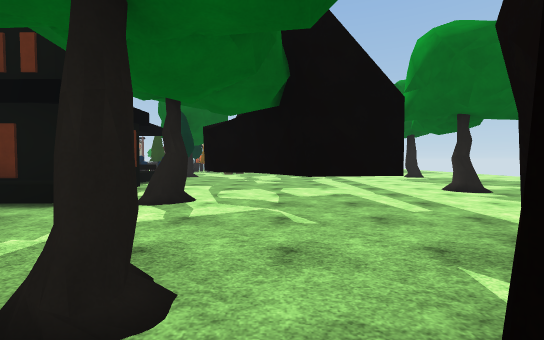
View 1 (above)

22 first-person views from a walk through a scene from a Unity 3-D project. The camera is 1.5 m above the floor, tilts 2° down and sees 90° across. The floor is counted in squares, 2 m on a side. Each view is taken from the middle of a square. On the plan, view 1 faces up. The plan holds only what a view shows up to about 10 squares ahead; the rest is blank. The place goes on beyond the plan. The player character is not drawn. Surface patterns are stand-ins for the level's own textures.

View 2
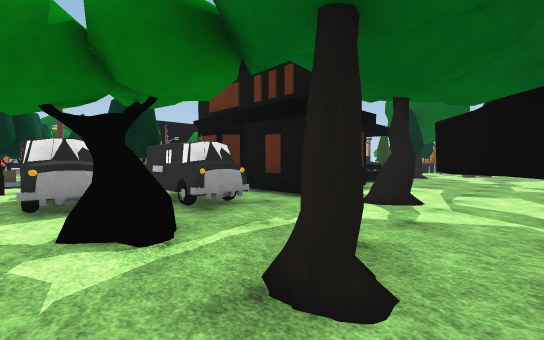

View 3
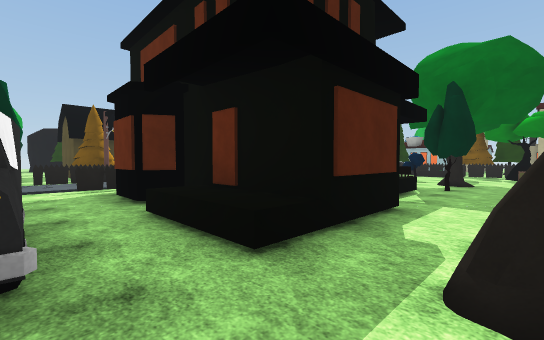

View 4
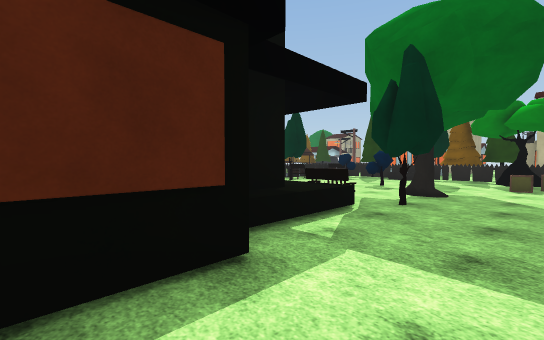

View 5
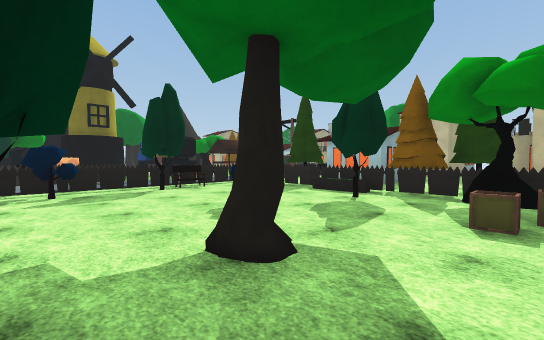

View 6
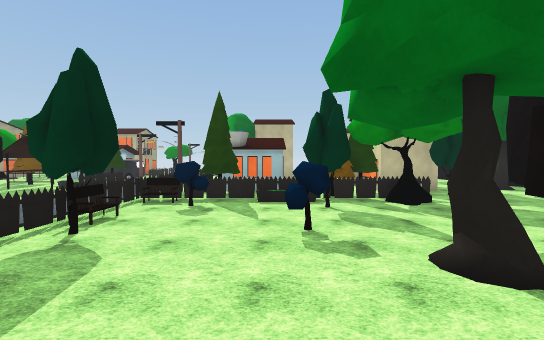

View 7
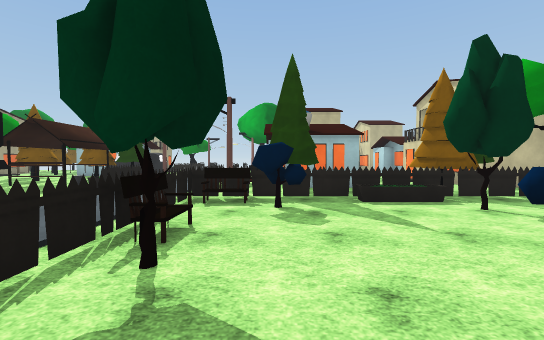

View 8
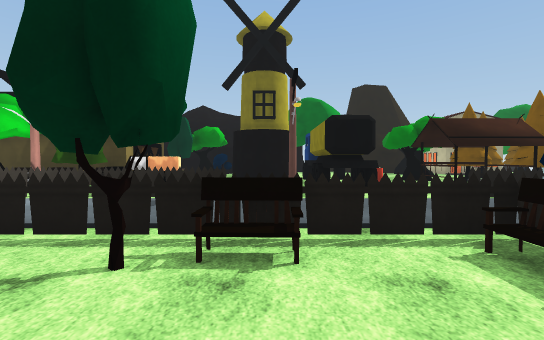

View 9
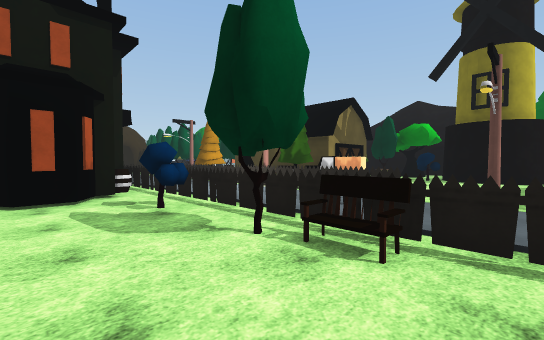

View 10
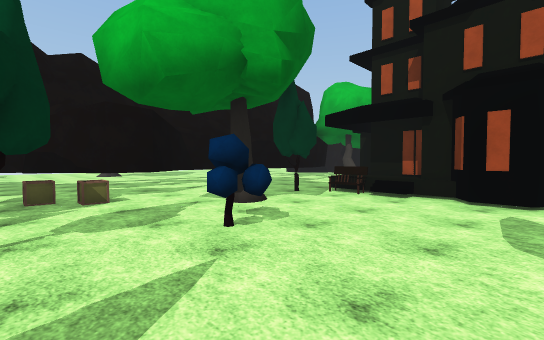

View 11
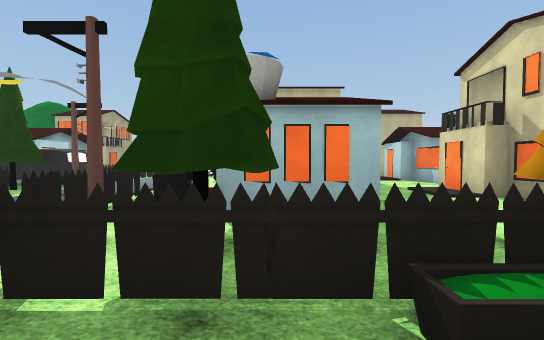

View 12
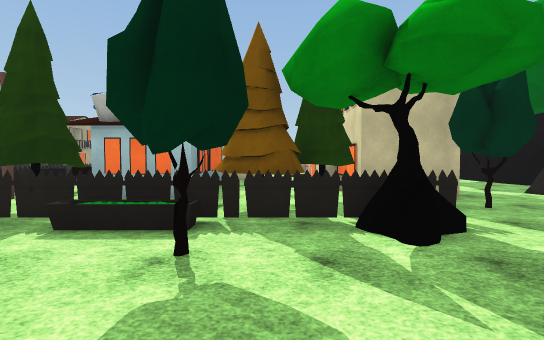

View 13
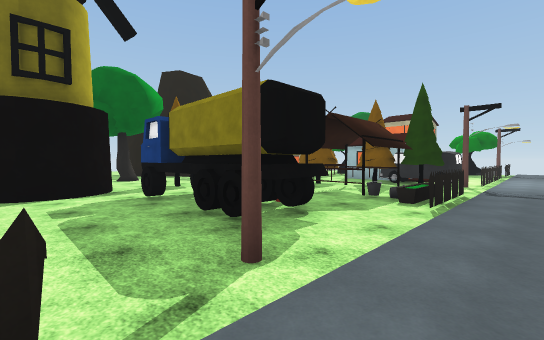

View 14
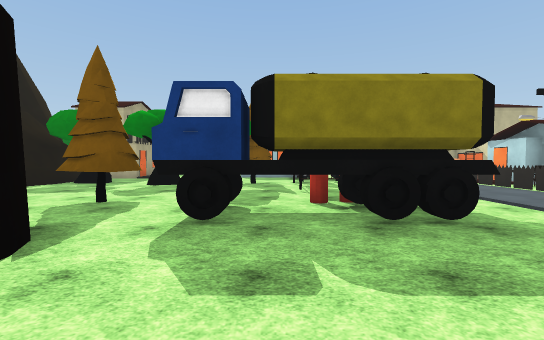

View 15
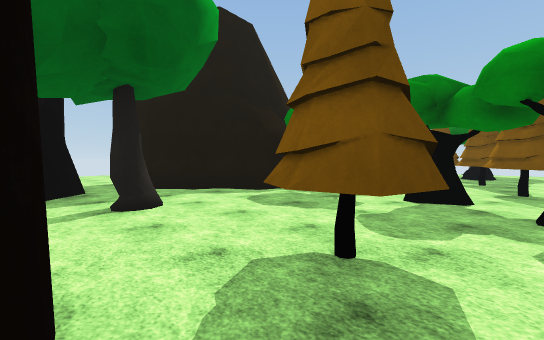

View 16
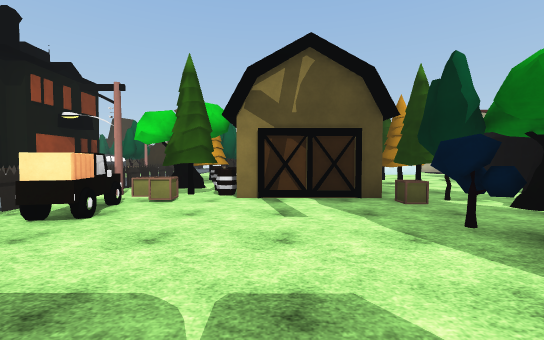

View 17
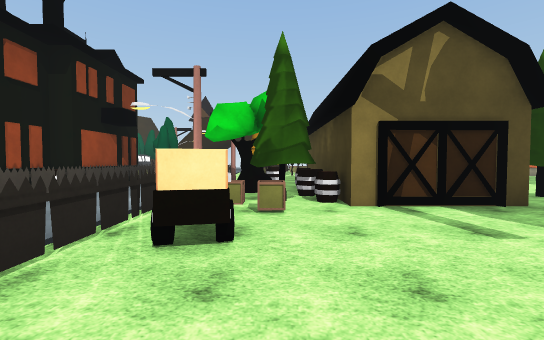

View 18
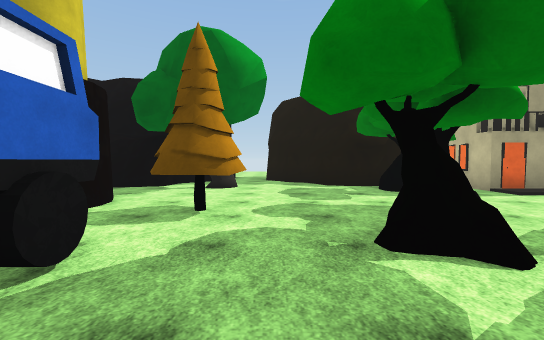

View 19
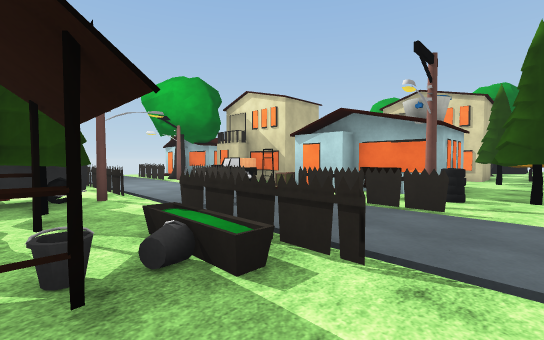

View 20
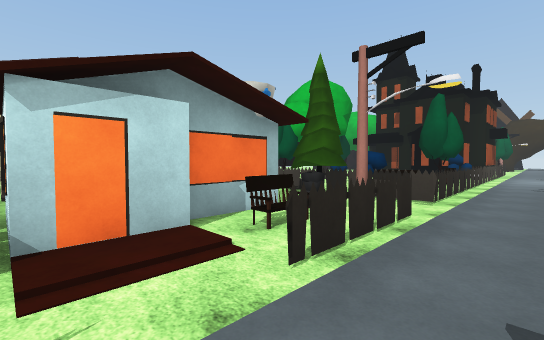

View 21
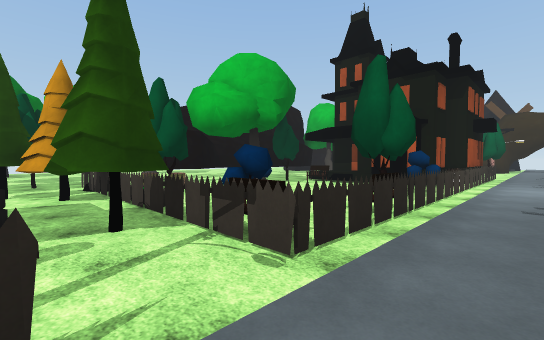

View 22
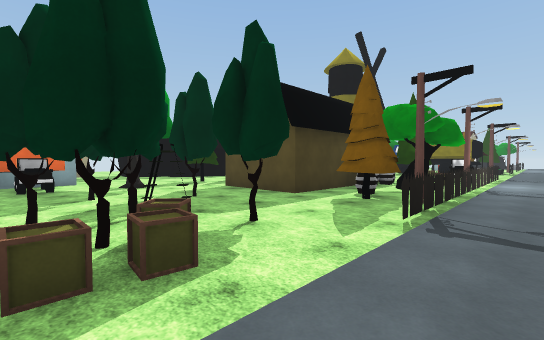

### Floor plan
Key: @ floor where view 1 was taken; # wall or solid block; . floor; / step, stairs or slope; ^ raised ledge; v drop or lower ground; T tree; H house; B barrel; O other object.
Columns run from 25 left of view 1 to 7 right of it. Each row starts with its distance up from view 1.
 23     ...TTTTTT..O/OHH.. HH  ..#
 22   #T.TT.TTTT..../# H.. H   ..#
 21 ###....TT.O.O..O.. H...H  ...
 20 #.......T.OOOO.O.HHH...HH../T
 19 .............O.O.T....T.....
 18 ..T...T...O......T#.TT..T...
 17 #.......####...OOTOOOTTT..#
 16 ##...##........O....T....## .
 15  ##.. ##....#...O......O##
 14   #   #......O.OT..TT..##
 13       .T....OO.O.....T..#
 12     TT......O..OT.......#
 11     ..OT...TOO.O.....T..#
 10    #.TT###BTOO.O.##/O#..#   ....
  9   # .TT   BTTO..B ##v..##   .....
  8   # .T.   OTTO.O#  ##..##   .....
  7    ..T   #...O..#    #..#   ..T.
  6    .OO   #.B#O.O#### #..##  ....
  5      #.###.TTO.O.##.^^.T.###...
  4     .........O................
  3     .T..T.......T..OOO.......
  2    ......O.T...   TTOO.....#
  1    HOO..T.TTO..    OO.T.T.
  0    H......TTO....T.......@

Positions as (right, up) in squares from view 1, and headings:
1: (0, 0), facing up
2: (0, 0), facing up-left
3: (-2, 3), facing up-left
4: (-2, 6), facing up-left
5: (-2, 11), facing up-left
6: (-6, 10), facing up
7: (-8, 12), facing up
8: (-7, 15), facing left
9: (-7, 16), facing down-left
10: (-8, 16), facing down-right
11: (-7, 16), facing up
12: (-4, 14), facing up
13: (-11, 14), facing up-left
14: (-16, 13), facing up
15: (-18, 16), facing up-left
16: (-16, 16), facing down
17: (-14, 15), facing down
18: (-15, 19), facing left
19: (-14, 18), facing up-right
20: (-11, 23), facing down-right
21: (-11, 19), facing down-right
22: (-11, 0), facing up-left
